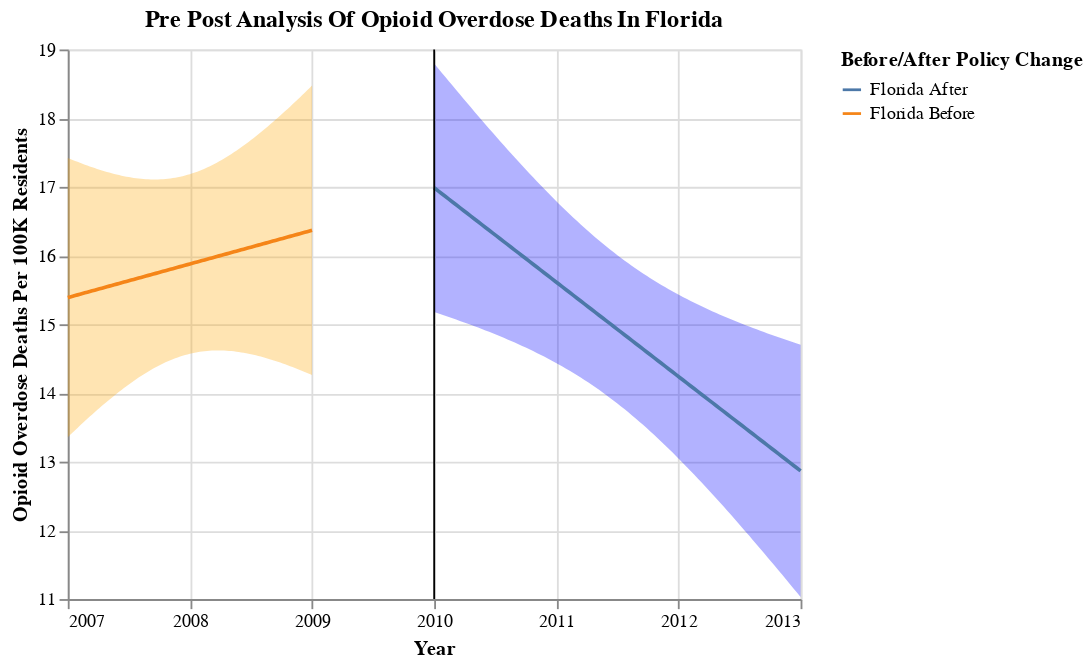

Source (notebook cell):
### Code cell
# creating the final plot for pre-post analysis of drug overdose deaths in Florida 

florida_before_chart = build_chart(
    florida_before, "orange", "Year","Opioid_Overdose_Deaths_Per_100K", "Florida Before",  alpha=0.05
)

florida_after_chart = build_chart(
    florida_after, "blue", "Year", "Opioid_Overdose_Deaths_Per_100K", "Florida After", alpha=0.05
)

florida_final_pre_post = (florida_before_chart + florida_after_chart + line).properties(title="Pre Post Analysis Of Opioid Overdose Deaths In Florida")

florida_final_pre_post

### Figure 1 — Vega-Lite specification as saved in the notebook (floating-point values rounded to 4 significant figures)
{"config": {"view": {"continuousWidth": 400, "continuousHeight": 300}}, "layer": [{"mark": "errorband", "encoding": {"color": {"value": "orange"}, "x": {"axis": {"format": ".0f", "values": [2007, 2008, 2009, 2010, 2011, 2012, 2013]}, "field": "Year", "type": "quantitative"}, "y": {"field": "ci_low", "scale": {"zero": false}, "title": "Opioid Overdose Deaths Per 100K Residents", "type": "quantitative"}, "y2": {"field": "ci_high"}}}, {"mark": "line", "encoding": {"color": {"field": "Before/After", "legend": {"title": "Before/After Policy Change"}, "type": "nominal"}, "x": {"field": "Year", "type": "quantitative"}, "y": {"field": "Opioid_Overdose_Deaths_Per_100K", "type": "quantitative"}}}, {"layer": [{"mark": "errorband", "encoding": {"color": {"value": "blue"}, "x": {"axis": {"format": ".0f", "values": [2007, 2008, 2009, 2010, 2011, 2012, 2013]}, "field": "Year", "type": "quantitative"}, "y": {"field": "ci_low", "scale": {"zero": false}, "title": "Opioid Overdose Deaths Per 100K Residents", "type": "quantitative"}, "y2": {"field": "ci_high"}}}, {"mark": "line", "encoding": {"color": {"field": "Before/After", "legend": {"title": "Before/After Policy Change"}, "type": "nominal"}, "x": {"field": "Year", "type": "quantitative"}, "y": {"field": "Opioid_Overdose_Deaths_Per_100K", "type": "quantitative"}}}], "data": {"name": "data-bcb98218bbbde0b89e8a8c5d807ae9bf"}}, {"data": {"name": "data-156b31976e5dd243c0952dbaaf0de9bc"}, "mark": "rule", "encoding": {"color": {"field": "color", "scale": null, "type": "nominal"}, "x": {"field": "Year", "type": "quantitative"}}}], "data": {"name": "data-f8f77b43afa2b0c915cf9bef4495a40f"}, "title": "Pre Post Analysis Of Opioid Overdose Deaths In Florida", "$schema": "https://vega.github.io/schema/vega-lite/v4.17.0.json", "datasets": {"data-f8f77b43afa2b0c915cf9bef4495a40f": [{"Year": 2007.0, "Opioid_Overdose_Deaths_Per_100K": 15.39, "ci_low": 13.36, "ci_high": 17.42, "Before/After": "Florida Before"}, {"Year": 2007.0, "Opioid_Overdose_Deaths_Per_100K": 15.4, "ci_low": 13.39, "ci_high": 17.41, "Before/After": "Florida Before"}, {"Year": 2007.0, "Opioid_Overdose_Deaths_Per_100K": 15.41, "ci_low": 13.42, "ci_high": 17.39, "Before/After": "Florida Before"}, {"Year": 2007.0, "Opioid_Overdose_Deaths_Per_100K": 15.42, "ci_low": 13.46, "ci_high": 17.38, "Before/After": "Florida Before"}, {"Year": 2007.0, "Opioid_Overdose_Deaths_Per_100K": 15.43, "ci_low": 13.49, "ci_high": 17.36, "Before/After": "Florida Before"}, {"Year": 2007.0, "Opioid_Overdose_Deaths_Per_100K": 15.44, "ci_low": 13.52, "ci_high": 17.35, "Before/After": "Florida Before"}, {"Year": 2007.0, "Opioid_Overdose_Deaths_Per_100K": 15.45, "ci_low": 13.56, "ci_high": 17.34, "Before/After": "Florida Before"}, {"Year": 2007.0, "Opioid_Overdose_Deaths_Per_100K": 15.46, "ci_low": 13.59, "ci_high": 17.32, "Before/After": "Florida Before"}, {"Year": 2007.0, "Opioid_Overdose_Deaths_Per_100K": 15.47, "ci_low": 13.62, "ci_high": 17.31, "Before/After": "Florida Before"}, {"Year": 2007.0, "Opioid_Overdose_Deaths_Per_100K": 15.48, "ci_low": 13.66, "ci_high": 17.3, "Before/After": "Florida Before"}, {"Year": 2007.0, "Opioid_Overdose_Deaths_Per_100K": 15.49, "ci_low": 13.69, "ci_high": 17.29, "Before/After": "Florida Before"}, {"Year": 2007.0, "Opioid_Overdose_Deaths_Per_100K": 15.5, "ci_low": 13.72, "ci_high": 17.27, "Before/After": "Florida Before"}, {"Year": 2007.0, "Opioid_Overdose_Deaths_Per_100K": 15.51, "ci_low": 13.75, "ci_high": 17.26, "Before/After": "Florida Before"}, {"Year": 2007.0, "Opioid_Overdose_Deaths_Per_100K": 15.52, "ci_low": 13.78, "ci_high": 17.25, "Before/After": "Florida Before"}, {"Year": 2007.0, "Opioid_Overdose_Deaths_Per_100K": 15.53, "ci_low": 13.81, "ci_high": 17.24, "Before/After": "Florida Before"}, {"Year": 2007.0, "Opioid_Overdose_Deaths_Per_100K": 15.54, "ci_low": 13.84, "ci_high": 17.23, "Before/After": "Florida Before"}, {"Year": 2007.0, "Opioid_Overdose_Deaths_Per_100K": 15.55, "ci_low": 13.87, "ci_high": 17.22, "Before/After": "Florida Before"}, {"Year": 2007.0, "Opioid_Overdose_Deaths_Per_100K": 15.55, "ci_low": 13.9, "ci_high": 17.21, "Before/After": "Florida Before"}, {"Year": 2007.0, "Opioid_Overdose_Deaths_Per_100K": 15.56, "ci_low": 13.93, "ci_high": 17.2, "Before/After": "Florida Before"}, {"Year": 2007.0, "Opioid_Overdose_Deaths_Per_100K": 15.57, "ci_low": 13.96, "ci_high": 17.19, "Before/After": "Florida Before"}, {"Year": 2007.0, "Opioid_Overdose_Deaths_Per_100K": 15.58, "ci_low": 13.99, "ci_high": 17.18, "Before/After": "Florida Before"}, {"Year": 2007.0, "Opioid_Overdose_Deaths_Per_100K": 15.59, "ci_low": 14.02, "ci_high": 17.17, "Before/After": "Florida Before"}, {"Year": 2007.0, "Opioid_Overdose_Deaths_Per_100K": 15.6, "ci_low": 14.04, "ci_high": 17.16, "Before/After": "Florida Before"}, {"Year": 2007.0, "Opioid_Overdose_Deaths_Per_100K": 15.61, "ci_low": 14.07, "ci_high": 17.16, "Before/After": "Florida Before"}, {"Year": 2007.0, "Opioid_Overdose_Deaths_Per_100K": 15.62, "ci_low": 14.1, "ci_high": 17.15, "Before/After": "Florida Before"}, {"Year": 2007.0, "Opioid_Overdose_Deaths_Per_100K": 15.63, "ci_low": 14.12, "ci_high": 17.14, "Before/After": "Florida Before"}, {"Year": 2008.0, "Opioid_Overdose_Deaths_Per_100K": 15.64, "ci_low": 14.15, "ci_high": 17.14, "Before/After": "Florida Before"}, {"Year": 2008.0, "Opioid_Overdose_Deaths_Per_100K": 15.65, "ci_low": 14.18, "ci_high": 17.13, "Before/After": "Florida Before"}, {"Year": 2008.0, "Opioid_Overdose_Deaths_Per_100K": 15.66, "ci_low": 14.2, "ci_high": 17.13, "Before/After": "Florida Before"}, {"Year": 2008.0, "Opioid_Overdose_Deaths_Per_100K": 15.67, "ci_low": 14.22, "ci_high": 17.12, "Before/After": "Florida Before"}, {"Year": 2008.0, "Opioid_Overdose_Deaths_Per_100K": 15.68, "ci_low": 14.25, "ci_high": 17.12, "Before/After": "Florida Before"}, {"Year": 2008.0, "Opioid_Overdose_Deaths_Per_100K": 15.69, "ci_low": 14.27, "ci_high": 17.11, "Before/After": "Florida Before"}, {"Year": 2008.0, "Opioid_Overdose_Deaths_Per_100K": 15.7, "ci_low": 14.29, "ci_high": 17.11, "Before/After": "Florida Before"}, {"Year": 2008.0, "Opioid_Overdose_Deaths_Per_100K": 15.71, "ci_low": 14.31, "ci_high": 17.11, "Before/After": "Florida Before"}, {"Year": 2008.0, "Opioid_Overdose_Deaths_Per_100K": 15.72, "ci_low": 14.33, "ci_high": 17.11, "Before/After": "Florida Before"}, {"Year": 2008.0, "Opioid_Overdose_Deaths_Per_100K": 15.73, "ci_low": 14.35, "ci_high": 17.11, "Before/After": "Florida Before"}, {"Year": 2008.0, "Opioid_Overdose_Deaths_Per_100K": 15.74, "ci_low": 14.37, "ci_high": 17.11, "Before/After": "Florida Before"}, {"Year": 2008.0, "Opioid_Overdose_Deaths_Per_100K": 15.75, "ci_low": 14.39, "ci_high": 17.11, "Before/After": "Florida Before"}, {"Year": 2008.0, "Opioid_Overdose_Deaths_Per_100K": 15.76, "ci_low": 14.41, "ci_high": 17.11, "Before/After": "Florida Before"}, {"Year": 2008.0, "Opioid_Overdose_Deaths_Per_100K": 15.77, "ci_low": 14.43, "ci_high": 17.11, "Before/After": "Florida Before"}, {"Year": 2008.0, "Opioid_Overdose_Deaths_Per_100K": 15.78, "ci_low": 14.45, "ci_high": 17.11, "Before/After": "Florida Before"}, {"Year": 2008.0, "Opioid_Overdose_Deaths_Per_100K": 15.79, "ci_low": 14.46, "ci_high": 17.12, "Before/After": "Florida Before"}, {"Year": 2008.0, "Opioid_Overdose_Deaths_Per_100K": 15.8, "ci_low": 14.48, "ci_high": 17.12, "Before/After": "Florida Before"}, {"Year": 2008.0, "Opioid_Overdose_Deaths_Per_100K": 15.81, "ci_low": 14.49, "ci_high": 17.13, "Before/After": "Florida Before"}, {"Year": 2008.0, "Opioid_Overdose_Deaths_Per_100K": 15.82, "ci_low": 14.5, "ci_high": 17.13, "Before/After": "Florida Before"}, {"Year": 2008.0, "Opioid_Overdose_Deaths_Per_100K": 15.83, "ci_low": 14.52, "ci_high": 17.14, "Before/After": "Florida Before"}, {"Year": 2008.0, "Opioid_Overdose_Deaths_Per_100K": 15.84, "ci_low": 14.53, "ci_high": 17.15, "Before/After": "Florida Before"}, {"Year": 2008.0, "Opioid_Overdose_Deaths_Per_100K": 15.85, "ci_low": 14.54, "ci_high": 17.16, "Before/After": "Florida Before"}, {"Year": 2008.0, "Opioid_Overdose_Deaths_Per_100K": 15.86, "ci_low": 14.55, "ci_high": 17.16, "Before/After": "Florida Before"}, {"Year": 2008.0, "Opioid_Overdose_Deaths_Per_100K": 15.87, "ci_low": 14.56, "ci_high": 17.17, "Before/After": "Florida Before"}, {"Year": 2008.0, "Opioid_Overdose_Deaths_Per_100K": 15.88, "ci_low": 14.57, "ci_high": 17.19, "Before/After": "Florida Before"}, {"Year": 2008.0, "Opioid_Overdose_Deaths_Per_100K": 15.89, "ci_low": 14.58, "ci_high": 17.2, "Before/After": "Florida Before"}, {"Year": 2008.0, "Opioid_Overdose_Deaths_Per_100K": 15.9, "ci_low": 14.59, "ci_high": 17.21, "Before/After": "Florida Before"}, {"Year": 2008.0, "Opioid_Overdose_Deaths_Per_100K": 15.91, "ci_low": 14.59, "ci_high": 17.22, "Before/After": "Florida Before"}, {"Year": 2008.0, "Opioid_Overdose_Deaths_Per_100K": 15.92, "ci_low": 14.6, "ci_high": 17.24, "Before/After": "Florida Before"}, {"Year": 2008.0, "Opioid_Overdose_Deaths_Per_100K": 15.93, "ci_low": 14.6, "ci_high": 17.25, "Before/After": "Florida Before"}, {"Year": 2008.0, "Opioid_Overdose_Deaths_Per_100K": 15.94, "ci_low": 14.61, "ci_high": 17.27, "Before/After": "Florida Before"}, {"Year": 2008.0, "Opioid_Overdose_Deaths_Per_100K": 15.95, "ci_low": 14.61, "ci_high": 17.28, "Before/After": "Florida Before"}, {"Year": 2008.0, "Opioid_Overdose_Deaths_Per_100K": 15.96, "ci_low": 14.61, "ci_high": 17.3, "Before/After": "Florida Before"}, {"Year": 2008.0, "Opioid_Overdose_Deaths_Per_100K": 15.97, "ci_low": 14.62, "ci_high": 17.32, "Before/After": "Florida Before"}, {"Year": 2008.0, "Opioid_Overdose_Deaths_Per_100K": 15.98, "ci_low": 14.62, "ci_high": 17.33, "Before/After": "Florida Before"}, {"Year": 2008.0, "Opioid_Overdose_Deaths_Per_100K": 15.99, "ci_low": 14.62, "ci_high": 17.35, "Before/After": "Florida Before"}, {"Year": 2008.0, "Opioid_Overdose_Deaths_Per_100K": 16.0, "ci_low": 14.62, "ci_high": 17.37, "Before/After": "Florida Before"}, {"Year": 2008.0, "Opioid_Overdose_Deaths_Per_100K": 16.01, "ci_low": 14.62, "ci_high": 17.39, "Before/After": "Florida Before"}, {"Year": 2008.0, "Opioid_Overdose_Deaths_Per_100K": 16.01, "ci_low": 14.62, "ci_high": 17.41, "Before/After": "Florida Before"}, {"Year": 2008.0, "Opioid_Overdose_Deaths_Per_100K": 16.02, "ci_low": 14.62, "ci_high": 17.43, "Before/After": "Florida Before"}, {"Year": 2008.0, "Opioid_Overdose_Deaths_Per_100K": 16.03, "ci_low": 14.61, "ci_high": 17.46, "Before/After": "Florida Before"}, {"Year": 2008.0, "Opioid_Overdose_Deaths_Per_100K": 16.04, "ci_low": 14.61, "ci_high": 17.48, "Before/After": "Florida Before"}, {"Year": 2008.0, "Opioid_Overdose_Deaths_Per_100K": 16.05, "ci_low": 14.61, "ci_high": 17.5, "Before/After": "Florida Before"}, {"Year": 2008.0, "Opioid_Overdose_Deaths_Per_100K": 16.06, "ci_low": 14.6, "ci_high": 17.53, "Before/After": "Florida Before"}, {"Year": 2008.0, "Opioid_Overdose_Deaths_Per_100K": 16.07, "ci_low": 14.6, "ci_high": 17.55, "Before/After": "Florida Before"}, {"Year": 2008.0, "Opioid_Overdose_Deaths_Per_100K": 16.08, "ci_low": 14.59, "ci_high": 17.58, "Before/After": "Florida Before"}, {"Year": 2008.0, "Opioid_Overdose_Deaths_Per_100K": 16.09, "ci_low": 14.58, "ci_high": 17.6, "Before/After": "Florida Before"}, {"Year": 2008.0, "Opioid_Overdose_Deaths_Per_100K": 16.1, "ci_low": 14.58, "ci_high": 17.63, "Before/After": "Florida Before"}, {"Year": 2008.0, "Opioid_Overdose_Deaths_Per_100K": 16.11, "ci_low": 14.57, "ci_high": 17.65, "Before/After": "Florida Before"}, {"Year": 2008.0, "Opioid_Overdose_Deaths_Per_100K": 16.12, "ci_low": 14.56, "ci_high": 17.68, "Before/After": "Florida Before"}, {"Year": 2009.0, "Opioid_Overdose_Deaths_Per_100K": 16.13, "ci_low": 14.56, "ci_high": 17.71, "Before/After": "Florida Before"}, {"Year": 2009.0, "Opioid_Overdose_Deaths_Per_100K": 16.14, "ci_low": 14.55, "ci_high": 17.74, "Before/After": "Florida Before"}, {"Year": 2009.0, "Opioid_Overdose_Deaths_Per_100K": 16.15, "ci_low": 14.54, "ci_high": 17.77, "Before/After": "Florida Before"}, {"Year": 2009.0, "Opioid_Overdose_Deaths_Per_100K": 16.16, "ci_low": 14.53, "ci_high": 17.79, "Before/After": "Florida Before"}, {"Year": 2009.0, "Opioid_Overdose_Deaths_Per_100K": 16.17, "ci_low": 14.52, "ci_high": 17.82, "Before/After": "Florida Before"}, {"Year": 2009.0, "Opioid_Overdose_Deaths_Per_100K": 16.18, "ci_low": 14.51, "ci_high": 17.85, "Before/After": "Florida Before"}, {"Year": 2009.0, "Opioid_Overdose_Deaths_Per_100K": 16.19, "ci_low": 14.5, "ci_high": 17.88, "Before/After": "Florida Before"}, {"Year": 2009.0, "Opioid_Overdose_Deaths_Per_100K": 16.2, "ci_low": 14.49, "ci_high": 17.91, "Before/After": "Florida Before"}, {"Year": 2009.0, "Opioid_Overdose_Deaths_Per_100K": 16.21, "ci_low": 14.48, "ci_high": 17.94, "Before/After": "Florida Before"}, {"Year": 2009.0, "Opioid_Overdose_Deaths_Per_100K": 16.22, "ci_low": 14.47, "ci_high": 17.98, "Before/After": "Florida Before"}, {"Year": 2009.0, "Opioid_Overdose_Deaths_Per_100K": 16.23, "ci_low": 14.45, "ci_high": 18.01, "Before/After": "Florida Before"}, {"Year": 2009.0, "Opioid_Overdose_Deaths_Per_100K": 16.24, "ci_low": 14.44, "ci_high": 18.04, "Before/After": "Florida Before"}, {"Year": 2009.0, "Opioid_Overdose_Deaths_Per_100K": 16.25, "ci_low": 14.43, "ci_high": 18.07, "Before/After": "Florida Before"}, {"Year": 2009.0, "Opioid_Overdose_Deaths_Per_100K": 16.26, "ci_low": 14.42, "ci_high": 18.1, "Before/After": "Florida Before"}, {"Year": 2009.0, "Opioid_Overdose_Deaths_Per_100K": 16.27, "ci_low": 14.4, "ci_high": 18.14, "Before/After": "Florida Before"}, {"Year": 2009.0, "Opioid_Overdose_Deaths_Per_100K": 16.28, "ci_low": 14.39, "ci_high": 18.17, "Before/After": "Florida Before"}, {"Year": 2009.0, "Opioid_Overdose_Deaths_Per_100K": 16.29, "ci_low": 14.38, "ci_high": 18.2, "Before/After": "Florida Before"}, {"Year": 2009.0, "Opioid_Overdose_Deaths_Per_100K": 16.3, "ci_low": 14.36, "ci_high": 18.23, "Before/After": "Florida Before"}, {"Year": 2009.0, "Opioid_Overdose_Deaths_Per_100K": 16.31, "ci_low": 14.35, "ci_high": 18.27, "Before/After": "Florida Before"}, {"Year": 2009.0, "Opioid_Overdose_Deaths_Per_100K": 16.32, "ci_low": 14.33, "ci_high": 18.3, "Before/After": "Florida Before"}, {"Year": 2009.0, "Opioid_Overdose_Deaths_Per_100K": 16.33, "ci_low": 14.32, "ci_high": 18.34, "Before/After": "Florida Before"}, {"Year": 2009.0, "Opioid_Overdose_Deaths_Per_100K": 16.34, "ci_low": 14.31, "ci_high": 18.37, "Before/After": "Florida Before"}, {"Year": 2009.0, "Opioid_Overdose_Deaths_Per_100K": 16.35, "ci_low": 14.29, "ci_high": 18.4, "Before/After": "Florida Before"}, {"Year": 2009.0, "Opioid_Overdose_Deaths_Per_100K": 16.36, "ci_low": 14.28, "ci_high": 18.44, "Before/After": "Florida Before"}, {"Year": 2009.0, "Opioid_Overdose_Deaths_Per_100K": 16.37, "ci_low": 14.26, "ci_high": 18.47, "Before/After": "Florida Before"}], "data-bcb98218bbbde0b89e8a8c5d807ae9bf": [{"Year": 2010.0, "Opioid_Overdose_Deaths_Per_100K": 16.99, "ci_low": 15.18, "ci_high": 18.8, "Before/After": "Florida After"}, {"Year": 2010.0, "Opioid_Overdose_Deaths_Per_100K": 16.95, "ci_low": 15.16, "ci_high": 18.73, "Before/After": "Florida After"}, {"Year": 2010.0, "Opioid_Overdose_Deaths_Per_100K": 16.9, "ci_low": 15.14, "ci_high": 18.67, "Before/After": "Florida After"}, {"Year": 2010.0, "Opioid_Overdose_Deaths_Per_100K": 16.86, "ci_low": 15.12, "ci_high": 18.6, "Before/After": "Florida After"}, {"Year": 2010.0, "Opioid_Overdose_Deaths_Per_100K": 16.82, "ci_low": 15.11, "ci_high": 18.54, "Before/After": "Florida After"}, {"Year": 2010.0, "Opioid_Overdose_Deaths_Per_100K": 16.78, "ci_low": 15.09, "ci_high": 18.47, "Before/After": "Florida After"}, {"Year": 2010.0, "Opioid_Overdose_Deaths_Per_100K": 16.74, "ci_low": 15.07, "ci_high": 18.41, "Before/After": "Florida After"}, {"Year": 2010.0, "Opioid_Overdose_Deaths_Per_100K": 16.7, "ci_low": 15.05, "ci_high": 18.35, "Before/After": "Florida After"}, {"Year": 2010.0, "Opioid_Overdose_Deaths_Per_100K": 16.66, "ci_low": 15.03, "ci_high": 18.28, "Before/After": "Florida After"}, {"Year": 2010.0, "Opioid_Overdose_Deaths_Per_100K": 16.62, "ci_low": 15.01, "ci_high": 18.22, "Before/After": "Florida After"}, {"Year": 2010.0, "Opioid_Overdose_Deaths_Per_100K": 16.57, "ci_low": 14.99, "ci_high": 18.16, "Before/After": "Florida After"}, {"Year": 2010.0, "Opioid_Overdose_Deaths_Per_100K": 16.53, "ci_low": 14.97, "ci_high": 18.09, "Before/After": "Florida After"}, {"Year": 2010.0, "Opioid_Overdose_Deaths_Per_100K": 16.49, "ci_low": 14.95, "ci_high": 18.03, "Before/After": "Florida After"}, {"Year": 2010.0, "Opioid_Overdose_Deaths_Per_100K": 16.45, "ci_low": 14.93, "ci_high": 17.97, "Before/After": "Florida After"}, {"Year": 2010.0, "Opioid_Overdose_Deaths_Per_100K": 16.41, "ci_low": 14.91, "ci_high": 17.91, "Before/After": "Florida After"}, {"Year": 2010.0, "Opioid_Overdose_Deaths_Per_100K": 16.37, "ci_low": 14.89, "ci_high": 17.85, "Before/After": "Florida After"}, {"Year": 2010.0, "Opioid_Overdose_Deaths_Per_100K": 16.33, "ci_low": 14.87, "ci_high": 17.79, "Before/After": "Florida After"}, {"Year": 2011.0, "Opioid_Overdose_Deaths_Per_100K": 16.29, "ci_low": 14.85, "ci_high": 17.73, "Before/After": "Florida After"}, {"Year": 2011.0, "Opioid_Overdose_Deaths_Per_100K": 16.24, "ci_low": 14.82, "ci_high": 17.66, "Before/After": "Florida After"}, {"Year": 2011.0, "Opioid_Overdose_Deaths_Per_100K": 16.2, "ci_low": 14.8, "ci_high": 17.6, "Before/After": "Florida After"}, {"Year": 2011.0, "Opioid_Overdose_Deaths_Per_100K": 16.16, "ci_low": 14.78, "ci_high": 17.54, "Before/After": "Florida After"}, {"Year": 2011.0, "Opioid_Overdose_Deaths_Per_100K": 16.12, "ci_low": 14.76, "ci_high": 17.49, "Before/After": "Florida After"}, {"Year": 2011.0, "Opioid_Overdose_Deaths_Per_100K": 16.08, "ci_low": 14.73, "ci_high": 17.43, "Before/After": "Florida After"}, {"Year": 2011.0, "Opioid_Overdose_Deaths_Per_100K": 16.04, "ci_low": 14.71, "ci_high": 17.37, "Before/After": "Florida After"}, {"Year": 2011.0, "Opioid_Overdose_Deaths_Per_100K": 16.0, "ci_low": 14.69, "ci_high": 17.31, "Before/After": "Florida After"}, {"Year": 2011.0, "Opioid_Overdose_Deaths_Per_100K": 15.96, "ci_low": 14.66, "ci_high": 17.25, "Before/After": "Florida After"}, {"Year": 2011.0, "Opioid_Overdose_Deaths_Per_100K": 15.92, "ci_low": 14.64, "ci_high": 17.2, "Before/After": "Florida After"}, {"Year": 2011.0, "Opioid_Overdose_Deaths_Per_100K": 15.87, "ci_low": 14.61, "ci_high": 17.14, "Before/After": "Florida After"}, {"Year": 2011.0, "Opioid_Overdose_Deaths_Per_100K": 15.83, "ci_low": 14.58, "ci_high": 17.08, "Before/After": "Florida After"}, {"Year": 2011.0, "Opioid_Overdose_Deaths_Per_100K": 15.79, "ci_low": 14.56, "ci_high": 17.03, "Before/After": "Florida After"}, {"Year": 2011.0, "Opioid_Overdose_Deaths_Per_100K": 15.75, "ci_low": 14.53, "ci_high": 16.97, "Before/After": "Florida After"}, {"Year": 2011.0, "Opioid_Overdose_Deaths_Per_100K": 15.71, "ci_low": 14.5, "ci_high": 16.92, "Before/After": "Florida After"}, {"Year": 2011.0, "Opioid_Overdose_Deaths_Per_100K": 15.67, "ci_low": 14.47, "ci_high": 16.86, "Before/After": "Florida After"}, {"Year": 2011.0, "Opioid_Overdose_Deaths_Per_100K": 15.63, "ci_low": 14.44, "ci_high": 16.81, "Before/After": "Florida After"}, {"Year": 2011.0, "Opioid_Overdose_Deaths_Per_100K": 15.59, "ci_low": 14.41, "ci_high": 16.76, "Before/After": "Florida After"}, {"Year": 2011.0, "Opioid_Overdose_Deaths_Per_100K": 15.54, "ci_low": 14.38, "ci_high": 16.7, "Before/After": "Florida After"}, {"Year": 2011.0, "Opioid_Overdose_Deaths_Per_100K": 15.5, "ci_low": 14.35, "ci_high": 16.65, "Before/After": "Florida After"}, {"Year": 2011.0, "Opioid_Overdose_Deaths_Per_100K": 15.46, "ci_low": 14.32, "ci_high": 16.6, "Before/After": "Florida After"}, {"Year": 2011.0, "Opioid_Overdose_Deaths_Per_100K": 15.42, "ci_low": 14.29, "ci_high": 16.55, "Before/After": "Florida After"}, {"Year": 2011.0, "Opioid_Overdose_Deaths_Per_100K": 15.38, "ci_low": 14.26, "ci_high": 16.5, "Before/After": "Florida After"}, {"Year": 2011.0, "Opioid_Overdose_Deaths_Per_100K": 15.34, "ci_low": 14.22, "ci_high": 16.45, "Before/After": "Florida After"}, {"Year": 2011.0, "Opioid_Overdose_Deaths_Per_100K": 15.3, "ci_low": 14.19, "ci_high": 16.4, "Before/After": "Florida After"}, {"Year": 2011.0, "Opioid_Overdose_Deaths_Per_100K": 15.26, "ci_low": 14.15, "ci_high": 16.36, "Before/After": "Florida After"}, {"Year": 2011.0, "Opioid_Overdose_Deaths_Per_100K": 15.21, "ci_low": 14.12, "ci_high": 16.31, "Before/After": "Florida After"}, {"Year": 2011.0, "Opioid_Overdose_Deaths_Per_100K": 15.17, "ci_low": 14.08, "ci_high": 16.26, "Before/After": "Florida After"}, {"Year": 2011.0, "Opioid_Overdose_Deaths_Per_100K": 15.13, "ci_low": 14.05, "ci_high": 16.22, "Before/After": "Florida After"}, {"Year": 2011.0, "Opioid_Overdose_Deaths_Per_100K": 15.09, "ci_low": 14.01, "ci_high": 16.18, "Before/After": "Florida After"}, {"Year": 2011.0, "Opioid_Overdose_Deaths_Per_100K": 15.05, "ci_low": 13.97, "ci_high": 16.13, "Before/After": "Florida After"}, {"Year": 2011.0, "Opioid_Overdose_Deaths_Per_100K": 15.01, "ci_low": 13.93, "ci_high": 16.09, "Before/After": "Florida After"}, {"Year": 2011.0, "Opioid_Overdose_Deaths_Per_100K": 14.97, "ci_low": 13.89, "ci_high": 16.05, "Before/After": "Florida After"}, {"Year": 2011.0, "Opioid_Overdose_Deaths_Per_100K": 14.93, "ci_low": 13.85, "ci_high": 16.01, "Before/After": "Florida After"}, {"Year": 2012.0, "Opioid_Overdose_Deaths_Per_100K": 14.89, "ci_low": 13.8, "ci_high": 15.97, "Before/After": "Florida After"}, {"Year": 2012.0, "Opioid_Overdose_Deaths_Per_100K": 14.84, "ci_low": 13.76, "ci_high": 15.93, "Before/After": "Florida After"}, {"Year": 2012.0, "Opioid_Overdose_Deaths_Per_100K": 14.8, "ci_low": 13.72, "ci_high": 15.89, "Before/After": "Florida After"}, {"Year": 2012.0, "Opioid_Overdose_Deaths_Per_100K": 14.76, "ci_low": 13.67, "ci_high": 15.85, "Before/After": "Florida After"}, {"Year": 2012.0, "Opioid_Overdose_Deaths_Per_100K": 14.72, "ci_low": 13.63, "ci_high": 15.81, "Before/After": "Florida After"}, {"Year": 2012.0, "Opioid_Overdose_Deaths_Per_100K": 14.68, "ci_low": 13.58, "ci_high": 15.78, "Before/After": "Florida After"}, {"Year": 2012.0, "Opioid_Overdose_Deaths_Per_100K": 14.64, "ci_low": 13.54, "ci_high": 15.74, "Before/After": "Florida After"}, {"Year": 2012.0, "Opioid_Overdose_Deaths_Per_100K": 14.6, "ci_low": 13.49, "ci_high": 15.71, "Before/After": "Florida After"}, {"Year": 2012.0, "Opioid_Overdose_Deaths_Per_100K": 14.56, "ci_low": 13.44, "ci_high": 15.67, "Before/After": "Florida After"}, {"Year": 2012.0, "Opioid_Overdose_Deaths_Per_100K": 14.51, "ci_low": 13.39, "ci_high": 15.64, "Before/After": "Florida After"}, {"Year": 2012.0, "Opioid_Overdose_Deaths_Per_100K": 14.47, "ci_low": 13.34, "ci_high": 15.6, "Before/After": "Florida After"}, {"Year": 2012.0, "Opioid_Overdose_Deaths_Per_100K": 14.43, "ci_low": 13.29, "ci_high": 15.57, "Before/After": "Florida After"}, {"Year": 2012.0, "Opioid_Overdose_Deaths_Per_100K": 14.39, "ci_low": 13.24, "ci_high": 15.54, "Before/After": "Florida After"}, {"Year": 2012.0, "Opioid_Overdose_Deaths_Per_100K": 14.35, "ci_low": 13.19, "ci_high": 15.51, "Before/After": "Florida After"}, {"Year": 2012.0, "Opioid_Overdose_Deaths_Per_100K": 14.31, "ci_low": 13.14, "ci_high": 15.48, "Before/After": "Florida After"}, {"Year": 2012.0, "Opioid_Overdose_Deaths_Per_100K": 14.27, "ci_low": 13.08, "ci_high": 15.45, "Before/After": "Florida After"}, {"Year": 2012.0, "Opioid_Overdose_Deaths_Per_100K": 14.23, "ci_low": 13.03, "ci_high": 15.42, "Before/After": "Florida After"}, {"Year": 2012.0, "Opioid_Overdose_Deaths_Per_100K": 14.18, "ci_low": 12.98, "ci_high": 15.39, "Before/After": "Florida After"}, {"Year": 2012.0, "Opioid_Overdose_Deaths_Per_100K": 14.14, "ci_low": 12.92, "ci_high": 15.37, "Before/After": "Florida After"}, {"Year": 2012.0, "Opioid_Overdose_Deaths_Per_100K": 14.1, "ci_low": 12.87, "ci_high": 15.34, "Before/After": "Florida After"}, {"Year": 2012.0, "Opioid_Overdose_Deaths_Per_100K": 14.06, "ci_low": 12.81, "ci_high": 15.31, "Before/After": "Florida After"}, {"Year": 2012.0, "Opioid_Overdose_Deaths_Per_100K": 14.02, "ci_low": 12.75, "ci_high": 15.29, "Before/After": "Florida After"}, {"Year": 2012.0, "Opioid_Overdose_Deaths_Per_100K": 13.98, "ci_low": 12.7, "ci_high": 15.26, "Before/After": "Florida After"}, {"Year": 2012.0, "Opioid_Overdose_Deaths_Per_100K": 13.94, "ci_low": 12.64, "ci_high": 15.24, "Before/After": "Florida After"}, {"Year": 2012.0, "Opioid_Overdose_Deaths_Per_100K": 13.9, "ci_low": 12.58, "ci_high": 15.21, "Before/After": "Florida After"}, {"Year": 2012.0, "Opioid_Overdose_Deaths_Per_100K": 13.86, "ci_low": 12.52, "ci_high": 15.19, "Before/After": "Florida After"}, {"Year": 2012.0, "Opioid_Overdose_Deaths_Per_100K": 13.81, "ci_low": 12.46, "ci_high": 15.16, "Before/After": "Florida After"}, {"Year": 2012.0, "Opioid_Overdose_Deaths_Per_100K": 13.77, "ci_low": 12.41, "ci_high": 15.14, "Before/After": "Florida After"}, {"Year": 2012.0, "Opioid_Overdose_Deaths_Per_100K": 13.73, "ci_low": 12.35, "ci_high": 15.12, "Before/After": "Florida After"}, {"Year": 2012.0, "Opioid_Overdose_Deaths_Per_100K": 13.69, "ci_low": 12.29, "ci_high": 15.09, "Before/After": "Florida After"}, {"Year": 2012.0, "Opioid_Overdose_Deaths_Per_100K": 13.65, "ci_low": 12.23, "ci_high": 15.07, "Before/After": "Florida After"}, {"Year": 2012.0, "Opioid_Overdose_Deaths_Per_100K": 13.61, "ci_low": 12.17, "ci_high": 15.05, "Before/After": "Florida After"}, {"Year": 2012.0, "Opioid_Overdose_Deaths_Per_100K": 13.57, "ci_low": 12.1, "ci_high": 15.03, "Before/After": "Florida After"}, {"Year": 2013.0, "Opioid_Overdose_Deaths_Per_100K": 13.53, "ci_low": 12.04, "ci_high": 15.01, "Before/After": "Florida After"}, {"Year": 2013.0, "Opioid_Overdose_Deaths_Per_100K": 13.48, "ci_low": 11.98, "ci_high": 14.99, "Before/After": "Florida After"}, {"Year": 2013.0, "Opioid_Overdose_Deaths_Per_100K": 13.44, "ci_low": 11.92, "ci_high": 14.97, "Before/After": "Florida After"}, {"Year": 2013.0, "Opioid_Overdose_Deaths_Per_100K": 13.4, "ci_low": 11.86, "ci_high": 14.95, "Before/After": "Florida After"}, {"Year": 2013.0, "Opioid_Overdose_Deaths_Per_100K": 13.36, "ci_low": 11.8, "ci_high": 14.93, "Before/After": "Florida After"}, {"Year": 2013.0, "Opioid_Overdose_Deaths_Per_100K": 13.32, "ci_low": 11.73, "ci_high": 14.91, "Before/After": "Florida After"}, {"Year": 2013.0, "Opioid_Overdose_Deaths_Per_100K": 13.28, "ci_low": 11.67, "ci_high": 14.89, "Before/After": "Florida After"}, {"Year": 2013.0, "Opioid_Overdose_Deaths_Per_100K": 13.24, "ci_low": 11.61, "ci_high": 14.87, "Before/After": "Florida After"}, {"Year": 2013.0, "Opioid_Overdose_Deaths_Per_100K": 13.2, "ci_low": 11.54, "ci_high": 14.85, "Before/After": "Florida After"}, {"Year": 2013.0, "Opioid_Overdose_Deaths_Per_100K": 13.15, "ci_low": 11.48, "ci_high": 14.83, "Before/After": "Florida After"}, {"Year": 2013.0, "Opioid_Overdose_Deaths_Per_100K": 13.11, "ci_low": 11.42, "ci_high": 14.81, "Before/After": "Florida After"}, {"Year": 2013.0, "Opioid_Overdose_Deaths_Per_100K": 13.07, "ci_low": 11.35, "ci_high": 14.79, "Before/After": "Florida After"}, {"Year": 2013.0, "Opioid_Overdose_Deaths_Per_100K": 13.03, "ci_low": 11.29, "ci_high": 14.77, "Before/After": "Florida After"}, {"Year": 2013.0, "Opioid_Overdose_Deaths_Per_100K": 12.99, "ci_low": 11.22, "ci_high": 14.76, "Before/After": "Florida After"}, {"Year": 2013.0, "Opioid_Overdose_Deaths_Per_100K": 12.95, "ci_low": 11.16, "ci_high": 14.74, "Before/After": "Florida After"}, {"Year": 2013.0, "Opioid_Overdose_Deaths_Per_100K": 12.91, "ci_low": 11.09, "ci_high": 14.72, "Before/After": "Florida After"}, {"Year": 2013.0, "Opioid_Overdose_Deaths_Per_100K": 12.87, "ci_low": 11.03, "ci_high": 14.7, "Before/After": "Florida After"}], "data-156b31976e5dd243c0952dbaaf0de9bc": [{"Year": 2010, "color": "black"}]}}
